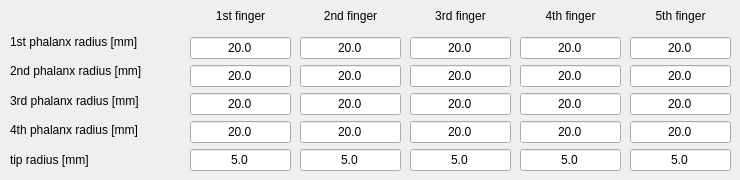
        <widget class="QWidget" name="tab_fingers_Qb_left">
         <attribute name="title">
          <string>QbSoftHand</string>
         </attribute>
         <widget class="QWidget" name="layoutWidget_hand_18">
          <property name="geometry">
           <rect>
            <x>300</x>
            <y>0</y>
            <width>101</width>
            <height>171</height>
           </rect>
          </property>
          <layout class="QVBoxLayout" name="verticalLayout_108">
           <item>
            <widget class="QLabel" name="label_362">
             <property name="text">
              <string>2nd finger</string>
             </property>
             <property name="alignment">
              <set>Qt::AlignCenter</set>
             </property>
            </widget>
           </item>
           <item>
            <widget class="QLineEdit" name="lineEdit_hand_Qb_1_2_left">
             <property name="text">
              <string>20.0</string>
             </property>
             <property name="alignment">
              <set>Qt::AlignCenter</set>
             </property>
            </widget>
           </item>
           <item>
            <widget class="QLineEdit" name="lineEdit_hand_Qb_2_2_left">
             <property name="text">
              <string>20.0</string>
             </property>
             <property name="alignment">
              <set>Qt::AlignCenter</set>
             </property>
            </widget>
           </item>
           <item>
            <widget class="QLineEdit" name="lineEdit_hand_Qb_3_2_left">
             <property name="text">
              <string>20.0</string>
             </property>
             <property name="alignment">
              <set>Qt::AlignCenter</set>
             </property>
            </widget>
           </item>
           <item>
            <widget class="QLineEdit" name="lineEdit_hand_Qb_4_2_left">
             <property name="text">
              <string>20.0</string>
             </property>
             <property name="alignment">
              <set>Qt::AlignCenter</set>
             </property>
            </widget>
           </item>
           <item>
            <widget class="QLineEdit" name="lineEdit_hand_Qb_tip_2_left">
             <property name="text">
              <string>5.0</string>
             </property>
             <property name="alignment">
              <set>Qt::AlignCenter</set>
             </property>
            </widget>
           </item>
          </layout>
         </widget>
         <widget class="QWidget" name="layoutWidget_hand_radius_6">
          <property name="geometry">
           <rect>
            <x>10</x>
            <y>30</y>
            <width>169</width>
            <height>141</height>
           </rect>
          </property>
          <layout class="QVBoxLayout" name="verticalLayout_109">
           <item>
            <widget class="QLabel" name="label_363">
             <property name="text">
              <string>1st phalanx radius [mm]</string>
             </property>
            </widget>
           </item>
           <item>
            <widget class="QLabel" name="label_364">
             <property name="text">
              <string>2nd phalanx radius [mm]</string>
             </property>
            </widget>
           </item>
           <item>
            <widget class="QLabel" name="label_365">
             <property name="text">
              <string>3rd phalanx radius [mm]</string>
             </property>
            </widget>
           </item>
           <item>
            <widget class="QLabel" name="label_369">
             <property name="text">
              <string>4th phalanx radius [mm]</string>
             </property>
            </widget>
           </item>
           <item>
            <widget class="QLabel" name="label_366">
             <property name="text">
              <string>tip radius [mm]</string>
             </property>
            </widget>
           </item>
          </layout>
         </widget>
         <widget class="QWidget" name="layoutWidget_hand_19">
          <property name="geometry">
           <rect>
            <x>410</x>
            <y>0</y>
            <width>101</width>
            <height>171</height>
           </rect>
          </property>
          <layout class="QVBoxLayout" name="verticalLayout_110">
           <item>
            <widget class="QLabel" name="label_367">
             <property name="text">
              <string>3rd finger</string>
             </property>
             <property name="alignment">
              <set>Qt::AlignCenter</set>
             </property>
            </widget>
           </item>
           <item>
            <widget class="QLineEdit" name="lineEdit_hand_Qb_1_3_left">
             <property name="text">
              <string>20.0</string>
             </property>
             <property name="alignment">
              <set>Qt::AlignCenter</set>
             </property>
            </widget>
           </item>
           <item>
            <widget class="QLineEdit" name="lineEdit_hand_Qb_2_3_left">
             <property name="text">
              <string>20.0</string>
             </property>
             <property name="alignment">
              <set>Qt::AlignCenter</set>
             </property>
            </widget>
           </item>
           <item>
            <widget class="QLineEdit" name="lineEdit_hand_Qb_3_3_left">
             <property name="text">
              <string>20.0</string>
             </property>
             <property name="alignment">
              <set>Qt::AlignCenter</set>
             </property>
            </widget>
           </item>
           <item>
            <widget class="QLineEdit" name="lineEdit_hand_Qb_4_3_left">
             <property name="text">
              <string>20.0</string>
             </property>
             <property name="alignment">
              <set>Qt::AlignCenter</set>
             </property>
            </widget>
           </item>
           <item>
            <widget class="QLineEdit" name="lineEdit_hand_Qb_tip_3_left">
             <property name="text">
              <string>5.0</string>
             </property>
             <property name="alignment">
              <set>Qt::AlignCenter</set>
             </property>
            </widget>
           </item>
          </layout>
         </widget>
         <widget class="QWidget" name="layoutWidget_hand_20">
          <property name="geometry">
           <rect>
            <x>190</x>
            <y>0</y>
            <width>101</width>
            <height>171</height>
           </rect>
          </property>
          <layout class="QVBoxLayout" name="verticalLayout_111">
           <item>
            <widget class="QLabel" name="label_368">
             <property name="text">
              <string>1st finger</string>
             </property>
             <property name="alignment">
              <set>Qt::AlignCenter</set>
             </property>
            </widget>
           </item>
           <item>
            <widget class="QLineEdit" name="lineEdit_hand_Qb_1_1_left">
             <property name="text">
              <string>20.0</string>
             </property>
             <property name="alignment">
              <set>Qt::AlignCenter</set>
             </property>
            </widget>
           </item>
           <item>
            <widget class="QLineEdit" name="lineEdit_hand_Qb_2_1_left">
             <property name="text">
              <string>20.0</string>
             </property>
             <property name="alignment">
              <set>Qt::AlignCenter</set>
             </property>
            </widget>
           </item>
           <item>
            <widget class="QLineEdit" name="lineEdit_hand_Qb_3_1_left">
             <property name="text">
              <string>20.0</string>
             </property>
             <property name="alignment">
              <set>Qt::AlignCenter</set>
             </property>
            </widget>
           </item>
           <item>
            <widget class="QLineEdit" name="lineEdit_hand_Qb_4_1_left">
             <property name="text">
              <string>20.0</string>
             </property>
             <property name="alignment">
              <set>Qt::AlignCenter</set>
             </property>
            </widget>
           </item>
           <item>
            <widget class="QLineEdit" name="lineEdit_hand_Qb_tip_1_left">
             <property name="text">
              <string>5.0</string>
             </property>
             <property name="alignment">
              <set>Qt::AlignCenter</set>
             </property>
            </widget>
           </item>
          </layout>
         </widget>
         <widget class="QWidget" name="layoutWidget_hand_21">
          <property name="geometry">
           <rect>
            <x>520</x>
            <y>0</y>
            <width>101</width>
            <height>171</height>
           </rect>
          </property>
          <layout class="QVBoxLayout" name="verticalLayout_112">
           <item>
            <widget class="QLabel" name="label_370">
             <property name="text">
              <string>4th finger</string>
             </property>
             <property name="alignment">
              <set>Qt::AlignCenter</set>
             </property>
            </widget>
           </item>
           <item>
            <widget class="QLineEdit" name="lineEdit_hand_Qb_1_4_left">
             <property name="text">
              <string>20.0</string>
             </property>
             <property name="alignment">
              <set>Qt::AlignCenter</set>
             </property>
            </widget>
           </item>
           <item>
            <widget class="QLineEdit" name="lineEdit_hand_Qb_2_4_left">
             <property name="text">
              <string>20.0</string>
             </property>
             <property name="alignment">
              <set>Qt::AlignCenter</set>
             </property>
            </widget>
           </item>
           <item>
            <widget class="QLineEdit" name="lineEdit_hand_Qb_3_4_left">
             <property name="text">
              <string>20.0</string>
             </property>
             <property name="alignment">
              <set>Qt::AlignCenter</set>
             </property>
            </widget>
           </item>
           <item>
            <widget class="QLineEdit" name="lineEdit_hand_Qb_4_4_left">
             <property name="text">
              <string>20.0</string>
             </property>
             <property name="alignment">
              <set>Qt::AlignCenter</set>
             </property>
            </widget>
           </item>
           <item>
            <widget class="QLineEdit" name="lineEdit_hand_Qb_tip_4_left">
             <property name="text">
              <string>5.0</string>
             </property>
             <property name="alignment">
              <set>Qt::AlignCenter</set>
             </property>
            </widget>
           </item>
          </layout>
         </widget>
         <widget class="QWidget" name="layoutWidget_hand_22">
          <property name="geometry">
           <rect>
            <x>630</x>
            <y>0</y>
            <width>101</width>
            <height>171</height>
           </rect>
          </property>
          <layout class="QVBoxLayout" name="verticalLayout_113">
           <item>
            <widget class="QLabel" name="label_371">
             <property name="text">
              <string>5th finger</string>
             </property>
             <property name="alignment">
              <set>Qt::AlignCenter</set>
             </property>
            </widget>
           </item>
           <item>
            <widget class="QLineEdit" name="lineEdit_hand_Qb_1_5_left">
             <property name="text">
              <string>20.0</string>
             </property>
             <property name="alignment">
              <set>Qt::AlignCenter</set>
             </property>
            </widget>
           </item>
           <item>
            <widget class="QLineEdit" name="lineEdit_hand_Qb_2_5_left">
             <property name="text">
              <string>20.0</string>
             </property>
             <property name="alignment">
              <set>Qt::AlignCenter</set>
             </property>
            </widget>
           </item>
           <item>
            <widget class="QLineEdit" name="lineEdit_hand_Qb_3_5_left">
             <property name="text">
              <string>20.0</string>
             </property>
             <property name="alignment">
              <set>Qt::AlignCenter</set>
             </property>
            </widget>
           </item>
           <item>
            <widget class="QLineEdit" name="lineEdit_hand_Qb_4_5_left">
             <property name="text">
              <string>20.0</string>
             </property>
             <property name="alignment">
              <set>Qt::AlignCenter</set>
             </property>
            </widget>
           </item>
           <item>
            <widget class="QLineEdit" name="lineEdit_hand_Qb_tip_5_left">
             <property name="text">
              <string>5.0</string>
             </property>
             <property name="alignment">
              <set>Qt::AlignCenter</set>
             </property>
            </widget>
           </item>
          </layout>
         </widget>
        </widget>
